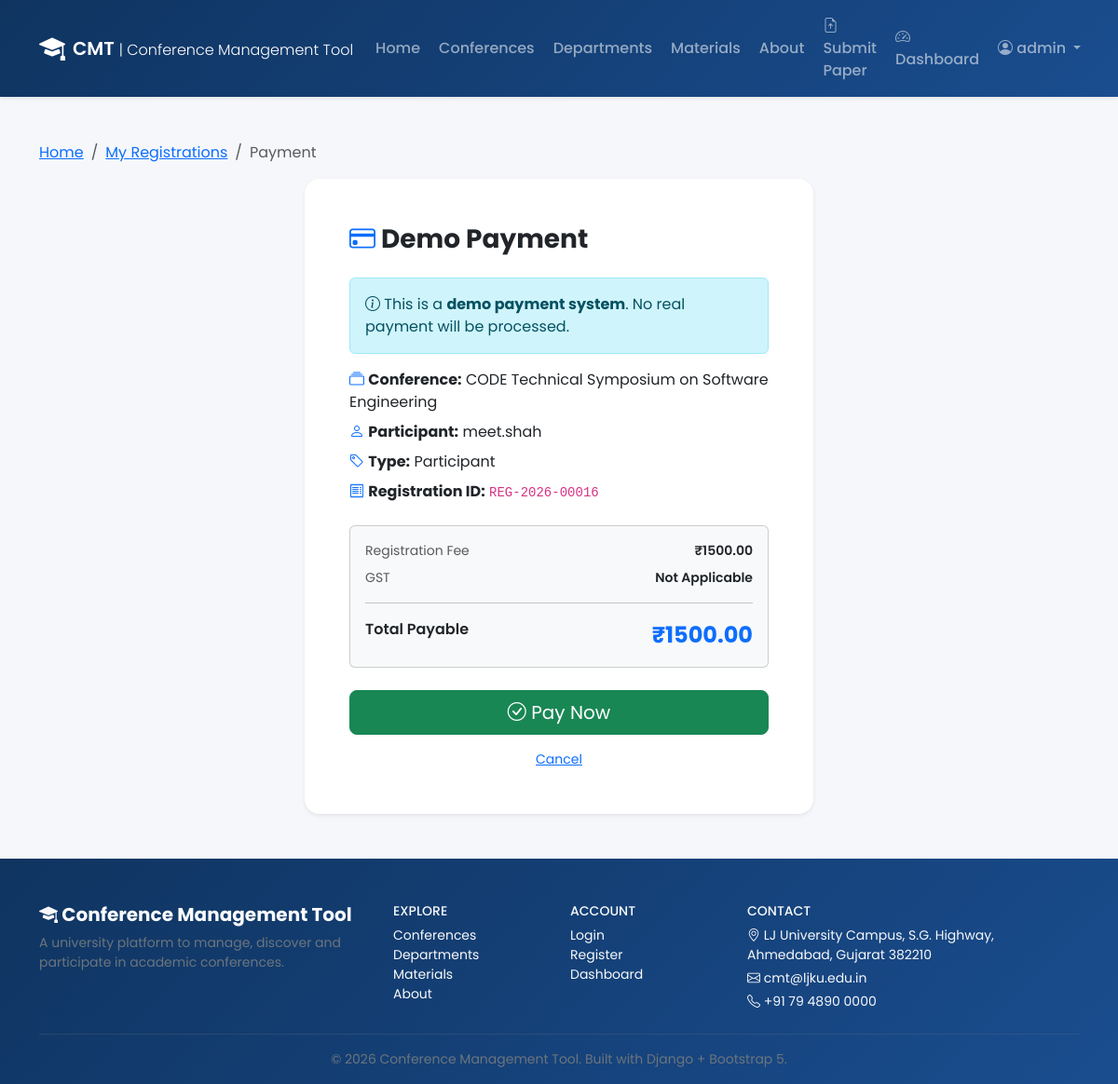
/payments/create/16/ (signed in), run on the app's committed database.
### registrations/models.py (models this page shows, shortened)
class Registration(models.Model):
    class ParticipantType(models.TextChoices):
        AUTHOR = 'AUTHOR', 'Author'
        STUDENT = 'STUDENT', 'Student'
        FACULTY = 'FACULTY', 'Faculty'
        PARTICIPANT = 'PARTICIPANT', 'Participant'
    class PaymentStatus(models.TextChoices):
        PENDING = 'PENDING', 'Pending'
        PAID = 'PAID', 'Paid'
        FAILED = 'FAILED', 'Failed'
    registration_id = models.CharField(max_length=20, unique=True, blank=True)
    user = models.ForeignKey(User, on_delete=models.CASCADE, related_name='registrations')
    conference = models.ForeignKey(
        'conferences.Conference',
        on_delete=models.CASCADE,
        related_name='registrations',
    )
    participant_type = models.CharField(
        max_length=15, choices=ParticipantType.choices, default=ParticipantType.AUTHOR
    )
    phone = models.CharField(max_length=20, blank=True)
    institution = models.CharField(max_length=200, blank=True)
    city = models.CharField(max_length=100, blank=True)
    state = models.CharField(max_length=100, blank=True)
    registration_fee = models.DecimalField(max_digits=10, decimal_places=2, default=0)
    payment_status = models.CharField(
        max_length=10, choices=PaymentStatus.choices, default=PaymentStatus.PENDING
    )
    registration_date = models.DateTimeField(auto_now_add=True)
    class Meta:
        ordering = ['-registration_date']
        unique_together = ('user', 'conference')

### conferences/models.py (models this page shows, shortened)
class Conference(models.Model):
    class Status(models.TextChoices):
        PAST = 'PAST', 'Past'
        CURRENT = 'CURRENT', 'Current'
        UPCOMING = 'UPCOMING', 'Upcoming'
    title = models.CharField(max_length=300)
    code = models.CharField(max_length=30, unique=True, blank=True, help_text='Auto-generated conference code, e.g. CMT-2026-CSE-001')
    description = models.TextField()
    department = models.ForeignKey(
        Department,
        on_delete=models.SET_NULL,
        null=True,
        blank=True,
        related_name='conferences',
    )
    start_date = models.DateField()
    end_date = models.DateField()
    venue = models.CharField(max_length=300)
    organizer = models.CharField(max_length=200, blank=True)
    contact_email = models.EmailField(blank=True)
    contact_phone = models.CharField(max_length=20, blank=True)
    registration_deadline = models.DateField(null=True, blank=True)
    abstract_deadline = models.DateField(null=True, blank=True)
    paper_deadline = models.DateField(null=True, blank=True)
    registration_fee = models.DecimalField(max_digits=10, decimal_places=2, default=0)
    banner = models.ImageField(upload_to='banners/', blank=True, null=True)
    is_published = models.BooleanField(default=True)
    created_at = models.DateTimeField(auto_now_add=True)
    updated_at = models.DateTimeField(auto_now=True)
    class Meta:
        ordering = ['-start_date']

### payments/views.py (the view, shortened to what this page needs)
# urls.py: path('create/<int:reg_id>/', views.payment_create, name='payment_create'),
@login_required
def payment_create(request, reg_id):
    reg = get_object_or_404(Registration, pk=reg_id)
    if reg.user != request.user and not _can_manage(request):
        messages.error(request, 'Access denied.')
        return redirect('dashboard_redirect')
    if reg.payment_status == Registration.PaymentStatus.PAID:
        messages.info(request, 'This registration is already paid.')
        return redirect('payment_receipt', reg_id=reg.pk)
    return render(request, 'payments/payment_form.html', {'reg': reg})

### accounts/context_processors.py (called while the page is built)
def profile_context(request):
    profile = None
    if request.user.is_authenticated:
        try:
            profile = request.user.profile
        except Profile.DoesNotExist:
            profile = None
    return {'user_profile': profile}

### payments/views.py (called while the page is built)
def _can_manage(request):
    return request.user.is_authenticated and (
        request.user.is_superuser or request.user.profile.role in (Profile.Role.ADMIN, Profile.Role.COORDINATOR)
    )

### templates/payments/payment_form.html (shortened to what this page needs)
{% extends 'base.html' %}
{% block content %}
<div class="container py-5">
    <nav aria-label="breadcrumb" class="mb-3">
        <ol class="breadcrumb">
            <li class="breadcrumb-item"><a href="{% url 'home' %}">Home</a></li>
            <li class="breadcrumb-item"><a href="{% url 'my_registrations' %}">My Registrations</a></li>
            <li class="breadcrumb-item active">Payment</li>
        </ol>
    </nav>
    <div class="row justify-content-center">
        <div class="col-md-6">
            <div class="card shadow-sm border-0 rounded-4">
                <div class="card-body p-4 p-md-5">
                    <h3 class="fw-bold mb-4"><i class="bi bi-credit-card text-primary"></i> Demo Payment</h3>
                    <div class="alert alert-info"><i class="bi bi-info-circle"></i> This is a <strong>demo payment system</strong>. No real payment will be processed.</div>
                    <ul class="list-unstyled mb-4">
                        <li class="mb-2"><i class="bi bi-collection text-primary"></i> <strong>Conference:</strong> {{ reg.conference.title }}</li>
                        <li class="mb-2"><i class="bi bi-person text-primary"></i> <strong>Participant:</strong> {{ reg.user.username }}</li>
                        <li class="mb-2"><i class="bi bi-tag text-primary"></i> <strong>Type:</strong> {{ reg.get_participant_type_display }}</li>
                        <li class="mb-2"><i class="bi bi-receipt text-primary"></i> <strong>Registration ID:</strong> <code>{{ reg.registration_id }}</code></li>
                    </ul>
                    <div class="card bg-light mb-4">
                        <div class="card-body">
                            <div class="d-flex justify-content-between small mb-2">
                                <span class="text-muted">Registration Fee</span>
                                <span class="fw-semibold">₹{{ reg.registration_fee }}</span>
                            </div>
                            <div class="d-flex justify-content-between small mb-2">
                                <span class="text-muted">GST</span>
                                <span class="fw-semibold">Not Applicable</span>
                            </div>
                            <hr>
                            <div class="d-flex justify-content-between">
                                <span class="fw-semibold">Total Payable</span>
                                <span class="fs-4 fw-bold text-primary">₹{{ reg.registration_fee }}</span>
                            </div>
                        </div>
                    </div>
                    <form method="post">
                        <button type="submit" class="btn btn-success btn-lg w-100"><i class="bi bi-check-circle"></i> Pay Now</button>
                    </form>
                    <a href="{% url 'my_registrations' %}" class="d-block text-center mt-3 small">Cancel</a>
                </div>
            </div>
        </div>
    </div>
</div>
{% endblock %}

### templates/base.html (shortened to what this page needs)
{% load static %}
<!DOCTYPE html>
<html lang="en">
<head>
    <link href="https://cdn.jsdelivr.net/npm/bootstrap@5.3.3/dist/css/bootstrap.min.css" rel="stylesheet">
    <link href="https://cdn.jsdelivr.net/npm/bootstrap-icons@1.11.3/font/bootstrap-icons.min.css" rel="stylesheet">
    <link href="{% static 'css/style.css' %}" rel="stylesheet">
</head>
<body class="d-flex flex-column min-vh-100">
{% block navbar %}
<nav class="navbar navbar-expand-lg navbar-dark cmt-navbar shadow-sm sticky-top">
    <div class="container">
        <a class="navbar-brand fw-semibold d-flex align-items-center gap-2" href="{% url 'home' %}">
            <i class="bi bi-mortarboard-fill fs-3"></i>
            <span>CMT <small class="fw-light fs-6">| Conference Management Tool</small></span>
        </a>
        <div class="collapse navbar-collapse" id="navMain">
            <ul class="navbar-nav ms-auto align-items-lg-center gap-lg-1">
                <li class="nav-item"><a class="nav-link" href="{% url 'home' %}">Home</a></li>
                <li class="nav-item"><a class="nav-link" href="{% url 'conference_list' %}">Conferences</a></li>
                <li class="nav-item"><a class="nav-link" href="{% url 'department_list' %}">Departments</a></li>
                <li class="nav-item"><a class="nav-link" href="{% url 'materials_list' %}">Materials</a></li>
                <li class="nav-item"><a class="nav-link" href="{% url 'about' %}">About</a></li>
                {% if user.is_authenticated %}
                    <li class="nav-item"><a class="nav-link" href="{% url 'submission_create' %}"><i class="bi bi-file-earmark-arrow-up"></i> Submit Paper</a></li>
                    <li class="nav-item"><a class="nav-link" href="{% url 'dashboard_redirect' %}"><i class="bi bi-speedometer2"></i> Dashboard</a></li>
                    <li class="nav-item dropdown">
                        <a class="nav-link dropdown-toggle" data-bs-toggle="dropdown" href="#">
                            <i class="bi bi-person-circle"></i> {{ user.username }}
                        </a>
                    </li>
                {% else %}
                    <li class="nav-item"><a class="nav-link" href="{% url 'login' %}">Login</a></li>
                    <li class="nav-item"><a class="btn btn-light btn-sm ms-lg-2 text-primary fw-semibold" href="{% url 'register' %}">Register</a></li>
                {% endif %}
            </ul>
        </div>
    </div>
</nav>
{% endblock %}
<div class="flex-grow-1">
    {% block content %}{% endblock %}
</div>
<footer class="cmt-footer text-light mt-auto pt-5 pb-3">
    <div class="container">
        <div class="row gy-4">
            <div class="col-lg-4">
                <h5 class="fw-bold"><i class="bi bi-mortarboard-fill"></i> Conference Management Tool</h5>
                <p class="small text-secondary mb-0">A university platform to manage, discover and participate in academic conferences.</p>
            </div>
            <div class="col-6 col-lg-2">
                <h6 class="text-uppercase small">Explore</h6>
                <ul class="list-unstyled small">
                    <li><a class="text-light text-decoration-none" href="{% url 'conference_list' %}">Conferences</a></li>
                    <li><a class="text-light text-decoration-none" href="{% url 'department_list' %}">Departments</a></li>
                    <li><a class="text-light text-decoration-none" href="{% url 'materials_list' %}">Materials</a></li>
                    <li><a class="text-light text-decoration-none" href="{% url 'about' %}">About</a></li>
                </ul>
            </div>
            <div class="col-6 col-lg-2">
                <h6 class="text-uppercase small">Account</h6>
                <ul class="list-unstyled small">
                    <li><a class="text-light text-decoration-none" href="{% url 'login' %}">Login</a></li>
                    <li><a class="text-light text-decoration-none" href="{% url 'register' %}">Register</a></li>
                    <li><a class="text-light text-decoration-none" href="{% url 'dashboard_redirect' %}">Dashboard</a></li>
                </ul>
            </div>
            <div class="col-lg-4">
                <h6 class="text-uppercase small">Contact</h6>
                <p class="small mb-1"><i class="bi bi-geo-alt"></i> LJ University Campus, S.G. Highway, Ahmedabad, Gujarat 382210</p>
                <p class="small mb-1"><i class="bi bi-envelope"></i> cmt@ljku.edu.in</p>
                <p class="small mb-0"><i class="bi bi-telephone"></i> +91 79 4890 0000</p>
            </div>
        </div>
        <hr class="border-secondary my-3">
        <p class="small text-secondary text-center mb-0">&copy; {% now "Y" %} Conference Management Tool. Built with Django + Bootstrap 5.</p>
    </div>
</footer>
</body>
</html>

### static/css/style.css (style rules this page uses)
:root { --cmt-primary: #1a4d8f; --cmt-primary-dark: #0f3460; --cmt-accent: #2d6a4f; --cmt-light: #f8f9fa; }
body { font-family: 'Poppins', sans-serif; background-color: #f5f7fa; }
.cmt-navbar { background: linear-gradient(135deg, var(--cmt-primary-dark), var(--cmt-primary)); }
.cmt-navbar .nav-link { font-weight: 500; transition: color 0.2s; }
.cmt-footer { background: linear-gradient(135deg, #0f3460, #1a4d8f); }

### data on the page
Registration: conference "CODE Technical Symposium on Software Engineering", user.username "meet.shah", participant_type "Participant", registration_id "REG-2026-00016", registration_fee "1500.00"

### other printed values
{{ user.username }} "admin"
